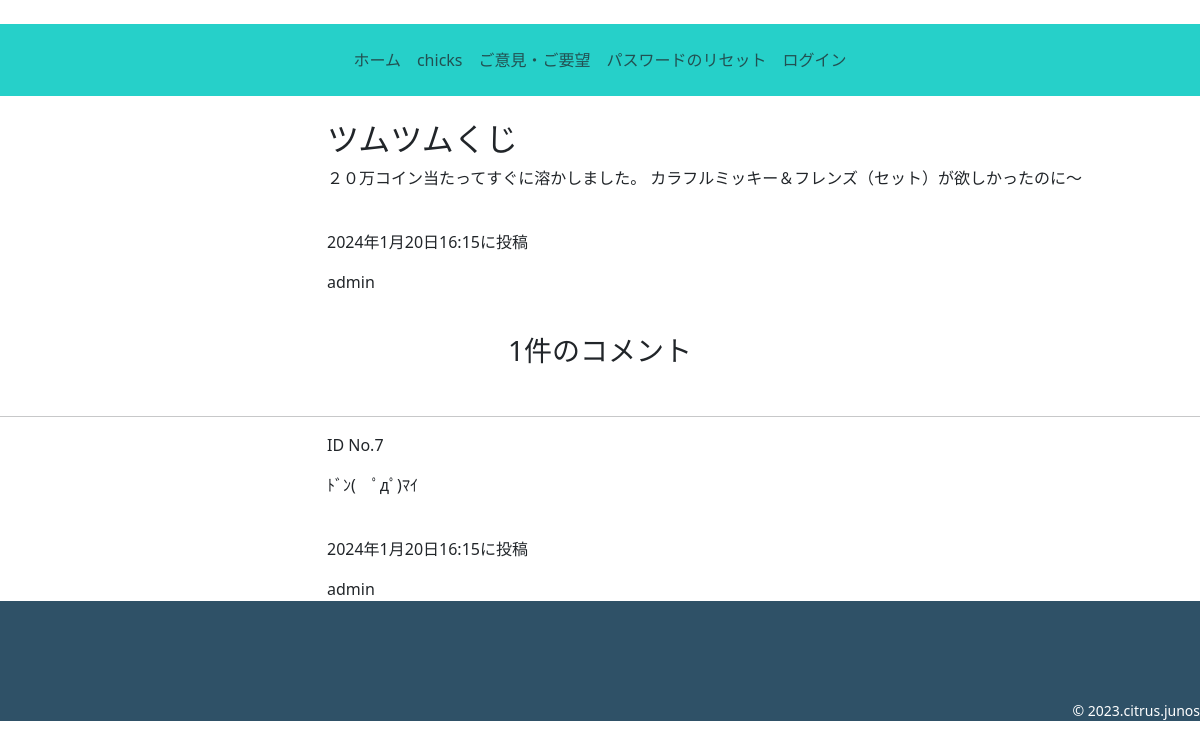
The page /chicks/comment_detail/4 on the database its author committed.
### chicks/models.py (models this page shows, shortened)
class ChickPost(models.Model):
    user = models.ForeignKey(
        CustomUser,
        verbose_name='ユーザー',
        on_delete=models.CASCADE
    )
    category = models.ForeignKey(
        Category,
        verbose_name='カテゴリ',
        on_delete=models.PROTECT
    )
    title = models.CharField(
        verbose_name='タイトル',
        max_length=50,
    )
    comment = models.TextField(
        verbose_name='コメント',
    )
    image = models.ImageField(
        verbose_name='画像',
        upload_to='images',
        blank=True,
        null=True
    )
    posted_at = models.DateTimeField(
        verbose_name='投稿日時',
        auto_now_add=True,
    )

class Comment(models.Model):
    comment_user = models.ForeignKey(
        CustomUser,
        verbose_name='ユーザー',
        on_delete=models.CASCADE,
    )
    post = models.ForeignKey(
        ChickPost,
        verbose_name='投稿',
        on_delete=models.CASCADE,
        related_name='comments',
    )
    thoughts_on_comment = models.TextField(
        verbose_name='コメントへの感想',
    )
    comment_image = models.ImageField(
        verbose_name='画像',
        upload_to='images',
        blank=True,
        null=True,
    )
    posted_at = models.DateTimeField(
        verbose_name='投稿日時',
        auto_now_add=True,
    )

### accounts/models.py (models this page shows)
class CustomUser(AbstractUser):
    pass

### chicks/views.py (the view)
# urls.py: path('comment_detail/<int:pk>',views.redetailView.as_view(),name='comment_detail'),
class redetailView(DetailView):
    def get(self, request, pk, *args, **kwargs):
        context = {}
        context["ChickPost"]=ChickPost.objects.filter(id=pk).first()
        context["Comment"]=Comment.objects.filter(post=pk)
        return render(request,"comment_detail.html",context)

### chicks/templates/comment_detail.html (shortened to what this page needs)
{% extends 'chicks_base.html' %}
    {% block contents %}
    <div class="container">
        <div class="row">
            <div class="col offset-3">
                <h2>{{ChickPost.title}}</h2>
                <p>{{ChickPost.comment}}</p>
                <br>
                <p>{{ChickPost.posted_at}}に投稿</p>
                <p>{{ChickPost.user}}</p>
            </div>
        </div>
    </div>
    <br>
    <h3 style="text-align: center;">{{ Comment|length }}件のコメント</h3>
    <br>
    {% for num in Comment %}
    <hr>
        <div class="container">
                <div class="row">
                    <div class="col offset-3">
                        <p>ID No.{{num.id}}</p>
                        <p>{{num.thoughts_on_comment}}</p>
                        <br>
                        <p>{{num.posted_at}}に投稿</p>
                        {{ num.comment_user }}
                    </div>
                </div>
            </div>
            {% empty %}
            <div style="text-align: center;">リプライはありません。</div>
            {% endfor %}
    {% endblock %}

### chicks/templates/chicks_base.html (shortened to what this page needs)
<!DOCTYPE html>
{% load static %}
<html lang="ja">
    <head>
        <link href="https://cdn.jsdelivr.net/npm/bootstrap@5.3.0/dist/css/bootstrap.min.css" rel="stylesheet">
    </head>
    <body style="min-width: 850px; ">
        <div style="background-color: #26d0c9;  text-align: center;">
            <div class="container">
                <footer class="py-3 my-4">
                    <ul class="nav justify-content-center">
                        <li class="nav-item"><a href="{% url 'assignmentapp:index' %}" class="nav-link px-2 text-body-secondary">ホーム</a></li>
                        <li class="nav-item"><a href="{% url 'chicks:index' %}" class="nav-link px-2 text-body-secondary">chicks</a></li>
                        <li class="nav-item"><a href="{% url 'chicks:contact' %}" class="nav-link px-2 text-body-secondary">ご意見・ご要望</a></li>
                        <li class="nav-item"><a href="{% url 'password_reset' %}" class="nav-link px-2 text-body-secondary">パスワードのリセット</a></li>
                        {% if user.is_authenticated %}
                        <li class="nav-item"><a href="{% url 'chicks:mypage' %}" class="nav-link px-2 text-body-secondary">マイページ</a></li>
                        <li class="nav-item"><a href="{% url 'chicks:post' %}" class="nav-link px-2 text-body-secondary">投稿</a></li>
                        <li class="nav-item"><a href="{% url 'accounts:logout' %}" class="nav-link px-2 text-body-secondary">ログアウト</a></li>
                        <li class="nav-item"><a href="{% url 'chicks:category_post' %}" class="nav-link px-2 text-body-secondary">カテゴリー登録</a></li>
                        {% else %}
                        <li class="nav-item"><a href="{% url 'accounts:login' %}" class="nav-link px-2 text-body-secondary">ログイン</a></li>
                        {% endif %}
                    </ul>
                </footer>
            </div>
        </div>
        {% block contents %}{% endblock %}
        <div style="display: flex; align-items: flex-end; background-color: #2f5167; color:#fff;height: 120px;">
            <small style="margin-left: auto;">&copy; 2023.citrus.junos</small>
        </div>
    </body>
    </html>

### rows shown on the page
ChickPost: title "ツムツムくじ", comment "２０万コイン当たってすぐに溶かしました。 カラフルミッキー＆フレンズ（セット）が欲しかったのに～", posted_at "2024年1月20日16:15", user "admin"
Comment: id "7", thoughts_on_comment "ﾄﾞﾝ( ﾟдﾟ)ﾏｲ", posted_at "2024年1月20日16:15", comment_user "admin"

### other values the page prints
{{ Comment|length }} "1"
